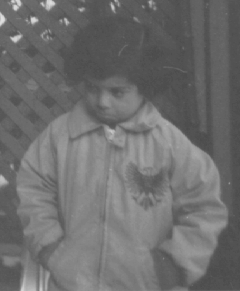
%> input picture DigitalImage/image/pout.bmp, 240 x 291 px
$ octave lab2_4.m   (GNU Octave 9; MATLAB toolbox functions it lacks are replaced by stand-ins)
%> lines starting %> are read from the running program, lines starting %| are printed output that depends on the picture
% 4、直方图均衡：要求
% 1) 显示一幅图像 pout.bmp 的直方图；
% 2) 用直方图均衡对图像 pout.bmp 进行增强；
% 3) 显示增强后的图像及其直方图。
% 4) 用原始图像 pout.bmp 进行直方图规定化处理，将直方图规定化为高斯分布；
% 4) 显示规定化后的图像及其直方图。

pic = imread('../image/pout.bmp');
%> pic is the input picture: size 291x240 uint8; min 74, max 224, mean 110.3
subplot(3,2,1);
imshow(pic);
title('原始图像');
subplot(3,2,2);
histogram(pic);
title('原始图像直方图');

pic2 = histeq(pic);
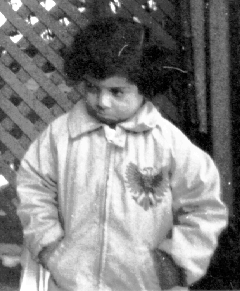
%> pic2: size 291x240 uint8; min 0, max 255, mean 128.4
subplot(3,2,3);
imshow(pic2);
title('直方图均衡化后的图像');
subplot(3,2,4);
histogram(pic2);
title('直方图均衡化后的图像直方图');

pic3 = histeq(pic, normpdf((0:1:255), 128, 50));
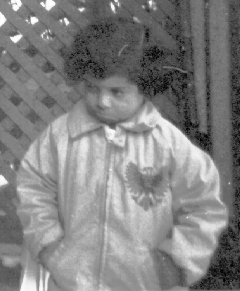
%> pic3: size 291x240 uint8; min 0, max 255, mean 129.9
subplot(3,2,5);
imshow(pic3);
title('直方图规定化后的图像');
subplot(3,2,6);
histogram(pic3);
title('直方图规定化后的图像直方图');
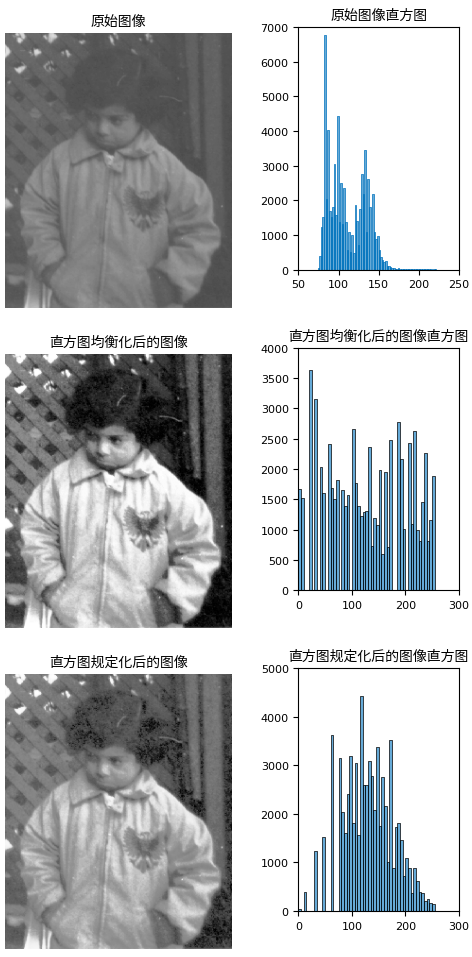
%> figure redrawn from the program's plot data, 6 panels

$ run again, with DigitalImage/image/Girl.bmp copied over DigitalImage/image/pout.bmp
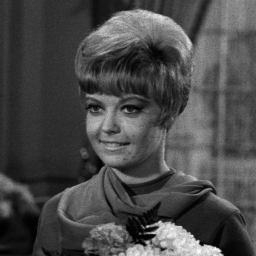
%> input picture DigitalImage/image/Girl.bmp, 256 x 256 px
%> pic is the input picture: size 256x256 uint8; min 0, max 254, mean 73.6
%> `pic2 = histeq(pic);`:
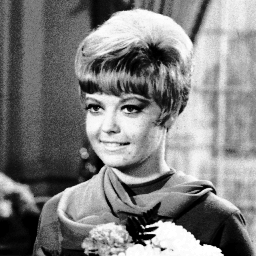
%> pic2: size 256x256 uint8; min 0, max 255, mean 127.4
%> `pic3 = histeq(pic, normpdf((0:1:255), 128, 50));`:
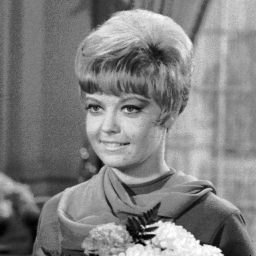
%> pic3: size 256x256 uint8; min 0, max 255, mean 128.6
